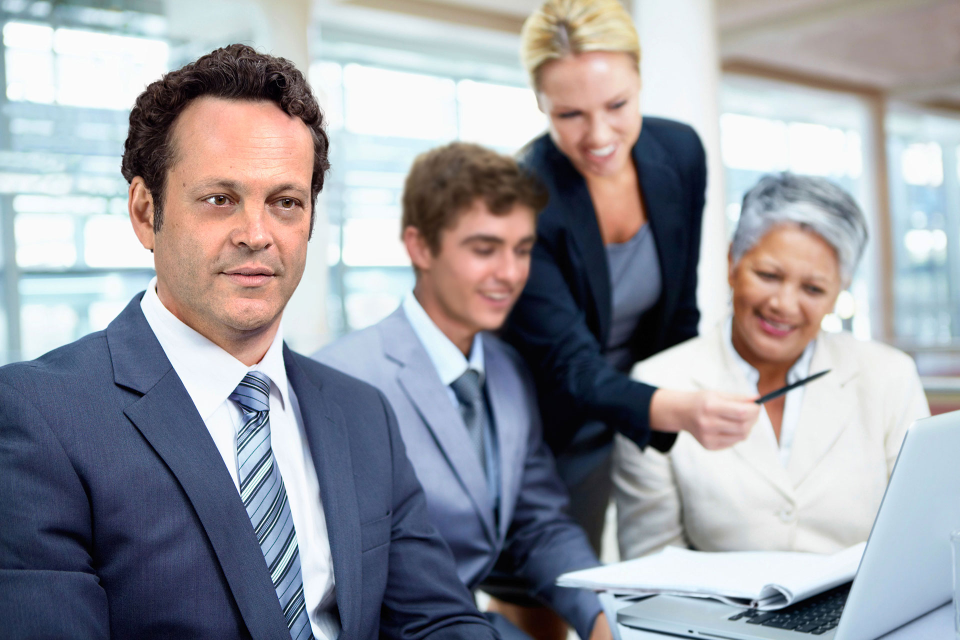
#> input picture target_recognition_ip/python/dataset/4.jpg, 1920 x 1280 px (shown at 1/2 size); its folder holds only this picture in this run
$ python process.py ../dataset/4.jpg   (older library calls are emulated)
#> lines starting #> are read from the running program, lines starting #| are printed output that depends on the picture; after the words box and inside, x2 and y2 are one past the last pixel; in counts of white or black regions, pixels touching at a corner belong together; long printed decimals are rounded
#!/usr/bin/python3

# This code assumes that you have a dataset directory with at least
# one jpeg image in the directory

# In case you want to see the intermediate steps
show_intermediate = 0


# Libraries
import numpy as np
import os, sys
import glob
from scipy import misc              #scipy has deprecated dependency on pillow : pip3 install pillow
import matplotlib.pyplot as plt
from scipy import ndimage
from scipy.ndimage.measurements import label
from scipy.ndimage.measurements import center_of_mass

###################################################################################
# Function

# Get the dir this program is running in
def get_script_path():
    return os.path.dirname(os.path.realpath(sys.argv[0]))


# Get files in dataset directory
def get_test_files():

    path = get_script_path()
    path = path.replace('code','dataset') + "/*.jpg"
    files =  (glob.glob(path))
    return files


# Load a JPEG into a numpy array
def load_image_into_rgb_array( path_to_input_image ):
    image = misc.imread(path_to_input_image)
#> image is the input picture: shape (1280, 1920, 3); mean R, G, B 151.3, 152.8, 159.9
    return image


# Convert an Image from RGB into YUV
def convert_to_YUV(image):

   R = image[:,:,0]
   G = image[:,:,1]
   B = image[:,:,2]

   Y = (R + 2*G + B) / 4
   U = R - G
   V = B - G

   image[:,:,0] = Y
   image[:,:,1] = U
   image[:,:,2] = V

   return image

# Find Skin in the Image ----> will probably need to play with tese parameters more
def filter_for_skin(image):

    U_max = 74
    U_min = 10
    V_max = 11
    V_min = -40

    Y_filtered = image[:,:,0] * 0    # according to research this value shouldn't matter much
    U_filtered = (image[:,:,1] < U_max) * image[:,:,1] * (image[:,:,1] > U_min)
    V_filtered = (image[:,:,2] < V_max) * image[:,:,2] * (image[:,:,2] > V_min)

    image[:,:,0] = Y_filtered;
    image[:,:,1] = U_filtered;
    image[:,:,2] = V_filtered;

    return image

# More skin filtering
def second_skin_filter(image):

    image = image[:,:,1]     #seems in my test image U is the only channel that matters
    return image


# Dilation Filter (fill in holes in shapes)
def dilation_filter(image):

    # https://blog.ostermiller.org/dilate-and-erode -> This blog has how to implement this
    # express mode for now
    image = ndimage.binary_opening(image, structure=np.ones((8,8))).astype(np.int)
    return image


# Erode Filter (trim back the soft edges of shapes)
def erode_filter(image):

    eroded = ndimage.binary_erosion(image)
    temp = ndimage.binary_propagation(eroded, mask=image)
    return temp


# Find Connected Regions in Imagea
def find_connected_regions(image):

    structure = np.ones((3,3), dtype=np.int)
    labeled, ncomponents = label(image, structure)
    return labeled


# Find Centroids of Connected Regions -> default threshold
def find_centroids(image, threshold=25000):

    surface_areas = np.bincount(image.flat)[1:]
    worthwhile = np.argwhere(surface_areas > threshold)

    ncomponents =  len(np.unique(image)) - 1
    centroids = np.array(center_of_mass(image, labels=image, index=range(1,ncomponents+1)))
    targets = centroids[worthwhile][:,0,:]
    return targets


###################################################################################
if __name__ == "__main__":

    files = get_test_files()
    list_of_images = []

    # Build list of RGB Images
    for target in files:
        image = load_image_into_rgb_array(target)
        list_of_images.append(image)


    # Convert Images into YUV
    for i in range(len(list_of_images)):
        list_of_images[i] = convert_to_YUV(list_of_images[i])
#> this loop made 1 pass
#> pass 1, in convert_to_YUV, `B = image[:,:,2]`:
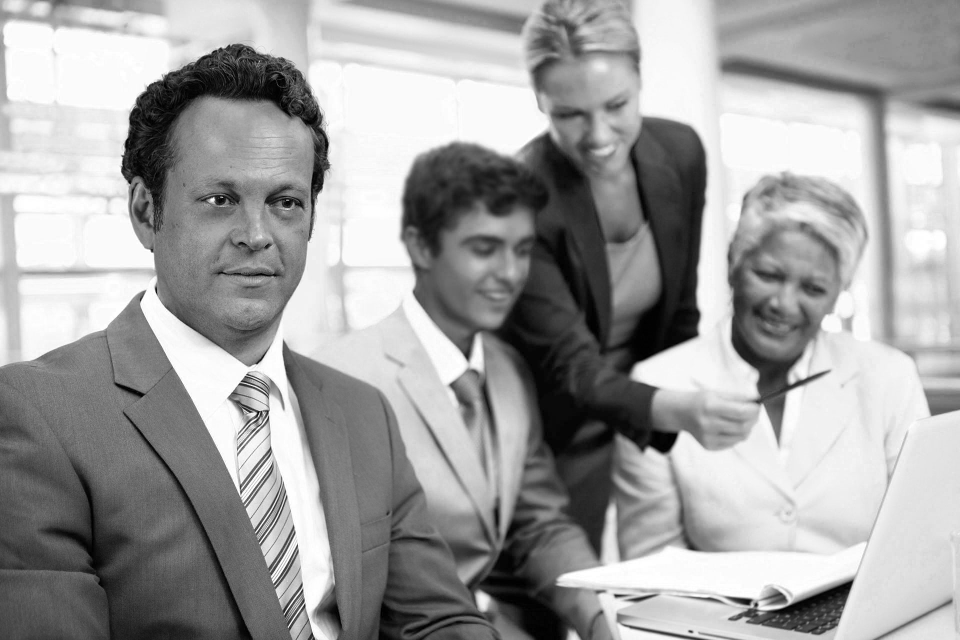
#> B: shape (1280, 1920) (shown at 1/2 size); min 0, max 255, mean 159.9
#> pass 1, in convert_to_YUV, `Y = (R + 2*G + B) / 4`:
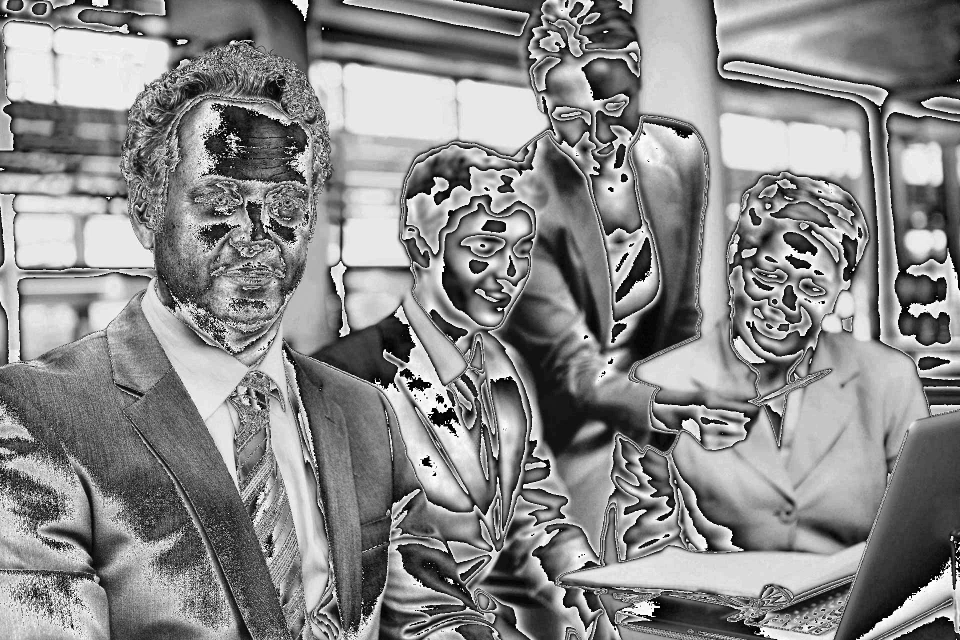
#> Y: shape (1280, 1920) float64 (shown at 1/2 size); min 0, max 63.75, mean 34.3; drawn with min black and max white
#> after the loop, list_of_images = 1 item

    if(show_intermediate):
        temp = list_of_images[0]
        plt.imshow(temp)
        plt.show()


    # Apply Skin Thresholding
    for i in range(len(list_of_images)):
        list_of_images[i] = filter_for_skin(list_of_images[i])
#> this loop made 1 pass
#> (U_max in filter_for_skin, U_min in filter_for_skin, V_max in filter_for_skin, V_min in filter_for_skin) on pass 1: (74, 10, 11, -40)
#> pass 1, in filter_for_skin, `V_filtered = (image[:,:,2] < V_max) * image[:,:,2] * (image[:,:,2] > V..`:
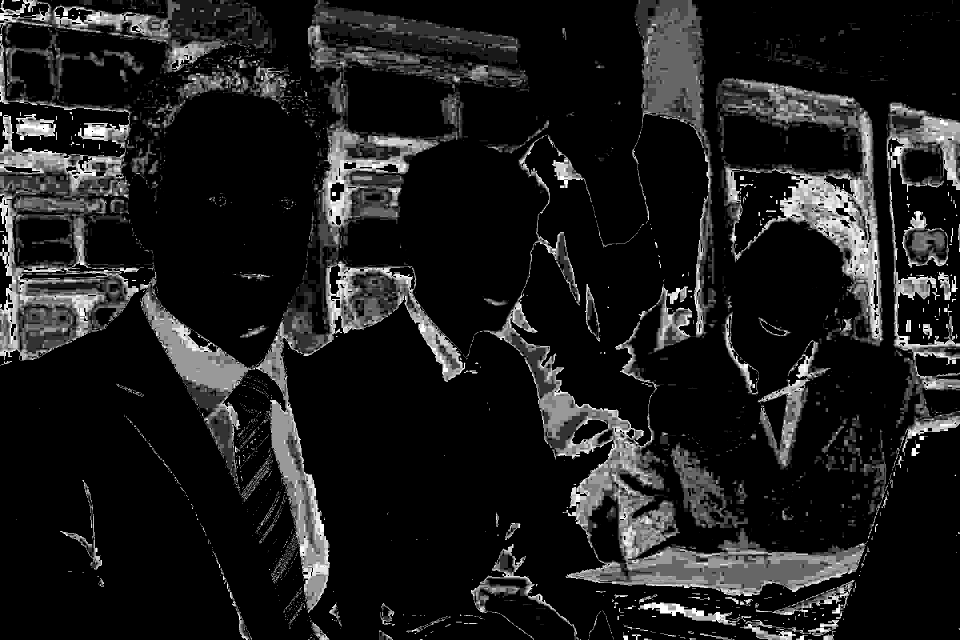
#> V_filtered: shape (1280, 1920) (shown at 1/2 size); min 0, max 10, mean 1.12; drawn with min black and max white

    if(show_intermediate):
        temp = list_of_images[0]
        plt.imshow(temp)
        plt.show()


    # Additional Filtering for Skin
    for i in range(len(list_of_images)):
        list_of_images[i] = second_skin_filter(list_of_images[i])

    if(show_intermediate):
        temp = list_of_images[0]
        plt.imshow(temp)
        plt.show()


    # Apply Dilation Filter to Image (fill in holes in shapes)
    for i in range(len(list_of_images)):
        list_of_images[i] = dilation_filter(list_of_images[i])
#> this loop made 1 pass
#> pass 1, in dilation_filter, `image = ndimage.binary_opening(image, structure=np.ones((8,8))).astype..`:
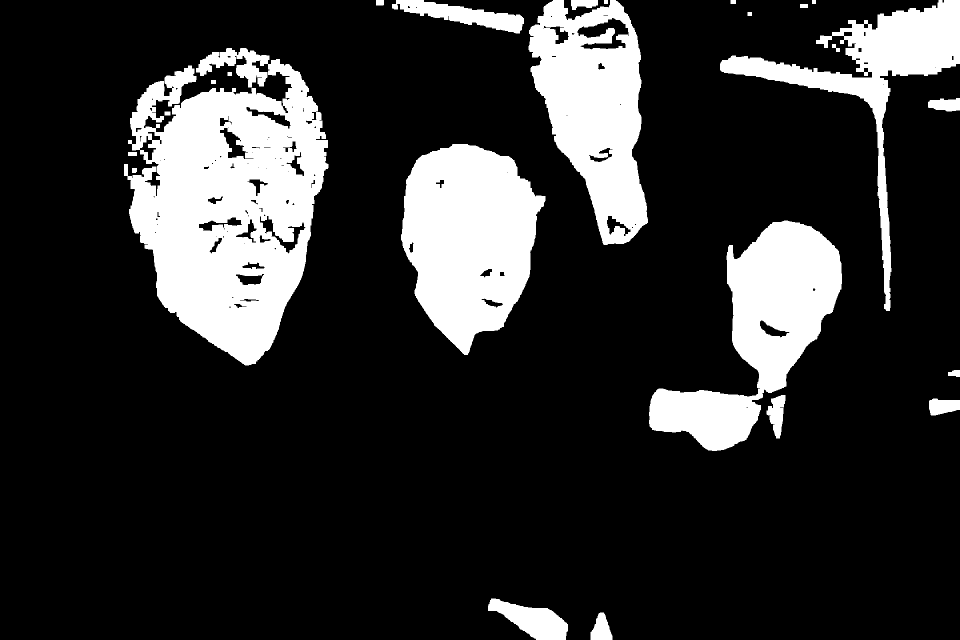
#> image: shape (1280, 1920) int64 (shown at 1/2 size); values 0 (black) and 1 (white), 18.6% white; 25 white regions, largest, box (x1, y1, x2, y2) and area: (248, 96, 657, 731) 161315, (802, 288, 1091, 710) 83186, (1298, 441, 1684, 902) 72971

    if(show_intermediate):
        temp = list_of_images[0]
        plt.imshow(temp)
        plt.show()


    # Apply Erode Filter to Image (trim shapes to edges)
    for i in range(len(list_of_images)):
        list_of_images[i] = erode_filter(list_of_images[i])
#> this loop made 1 pass
#> pass 1, in erode_filter, `eroded = ndimage.binary_erosion(image)`:
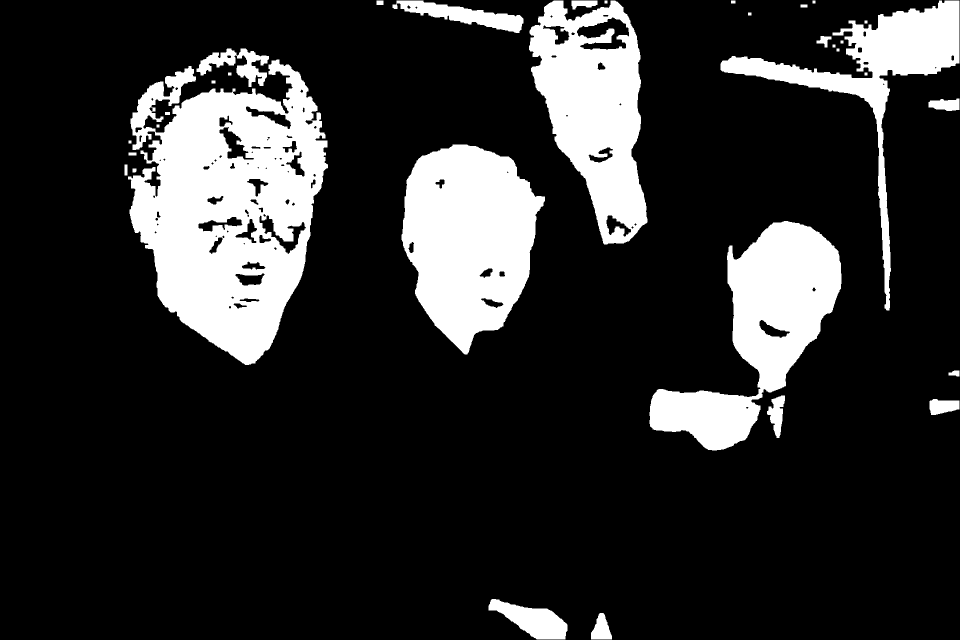
#> eroded: shape (1280, 1920) bool (shown at 1/2 size); 17.8% white; 34 white regions, largest, box (x1, y1, x2, y2) and area: (256, 119, 656, 730) 149073, (803, 289, 1090, 709) 81746, (1299, 442, 1683, 901) 71213

    if(show_intermediate):
        temp = list_of_images[0]
        plt.imshow(temp)
        plt.show()


    # Identify Connected Regions in Image
    for i in range(len(list_of_images)):
        list_of_images[i] = find_connected_regions(list_of_images[i])
#> this loop made 1 pass
#> (structure in find_connected_regions, ncomponents in find_connected_regions) on pass 1: ([[1, 1, 1], [1, 1, 1], [1, 1, 1]], 25)
#> pass 1, in find_connected_regions, `labeled, ncomponents = label(image, structure)`:
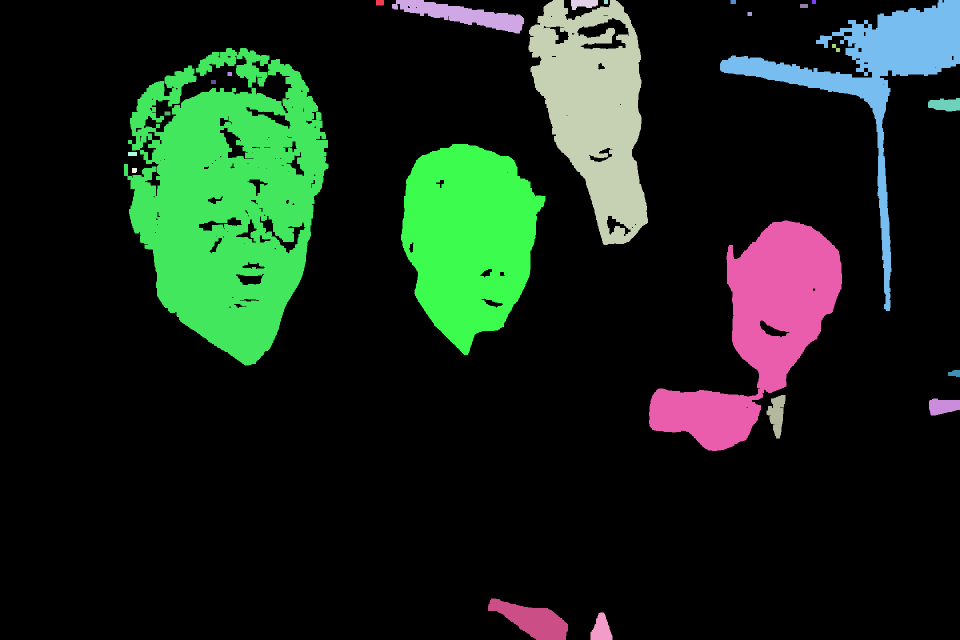
#> labeled: shape (1280, 1920) int32 (shown at 1/2 size); 26 distinct labels, from 0 to 25; one colour per label, 0 black

    if(show_intermediate):
        temp = list_of_images[0]
        plt.imshow(temp)
        plt.show()


    # Find Centroids of regions with a given area over a threshold
    list_of_image_targets = []

    for i in range(len(list_of_images)):
        list_of_image_targets.append(find_centroids(list_of_images[i]))
#> this loop made 1 pass
#> (worthwhile in find_centroids, ncomponents in find_centroids) on pass 1: ([2, 7, 11, 16, 19], 25)
#> after the loop, list_of_image_targets = 1 point arrays, longest 5 points

    if(1):

        targets = list_of_image_targets[0]
#> targets = [[218.9, 1189.2], [146.3, 1752.5], [402.3, 455.8], [475.8, 937.3], [659, 1521.1]]
        print(targets)
#| [[ 218.924 1189.193]
#|  [ 146.320 1752.516]
#|  [ 402.293  455.779]
#|  [ 475.766  937.283]
#|  [ 658.973 1521.135]]
        y = [int(i[0]) for i in targets]
#> y = [218, 146, 402, 475, 658]
        x = [int(i[1]) for i in targets]
#> x = [1189, 1752, 455, 937, 1521]

        plt.scatter(x,y, s=150, marker='x', color='r')
        plt.gca().invert_xaxis()
        plt.gca().invert_yaxis()

        temp = list_of_images[0]
        plt.imshow(temp)
        plt.show()
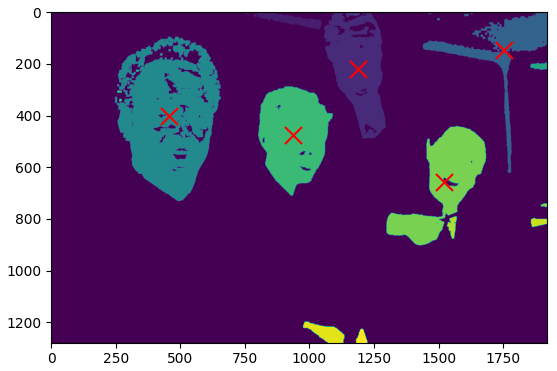
#> figure drawn by matplotlib, 1 panel


    # For video we would probably do some time averaging on these targets (over 3-4 frames)
    # Would help deal with lighting flicker
